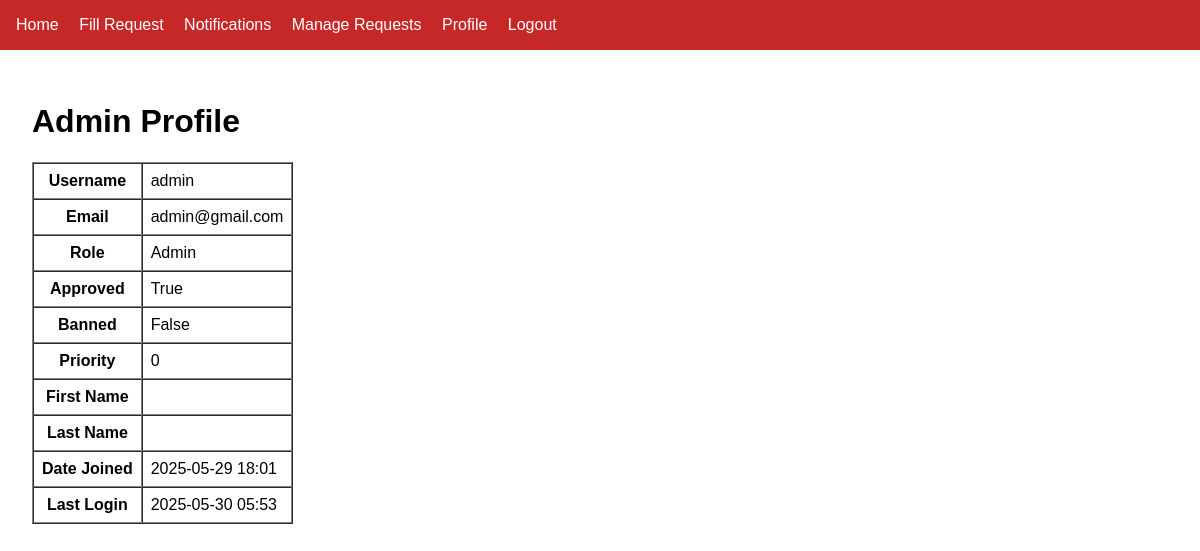
The app's page /administrator/profile/ (signed in) with its own data.
### myapp/models.py (models this page shows, shortened)
class User(AbstractUser):
    ROLE_CHOICES = (
        ('recipient', 'Donation Recipient'),
        ('donor', 'Donor'),
        ('admin', 'Admin'),
    )
    role = models.CharField(max_length=10, choices=ROLE_CHOICES)
    email = models.EmailField(unique=True)
    is_approved = models.BooleanField(default=False)   # Admin Status
    is_banned = models.BooleanField(default=False)     # Ban Status
    priority = models.PositiveIntegerField(default=0)  # Higher number = higher priority (only relevant for admins)
    @property
    def is_qualified_admin(self):
        return self.role == 'admin' and self.is_approved and not self.is_banned

### myapp/views.py (the view)
# urls.py: path('administrator/profile/', views.admin_profile_view, name='admin_profile'),
@user_passes_test(is_approved_admin)
def admin_profile_view(request):
    user = request.user
    return render(request, 'admin/admin_profile.html', {'user': user})

### myapp/context_processors.py (called while the page is built)
def notifications_processor(request):
    if request.user.is_authenticated:
        unread_notifications = request.user.recipient_notifications.filter(is_read=False)
        return {
            'notifications': request.user.recipient_notifications.order_by('-created_at')[:5],
            'unread_count': unread_notifications.count(),
        }
    return {}

### myapp/views.py (called while the page is built)
def is_approved_admin(user):
    return user.is_authenticated and user.is_qualified_admin

### myapp/templates/admin/admin_profile.html
{% extends "base.html" %}
{% block content %}
<h1>Admin Profile</h1>
<table border="1" cellpadding="8" cellspacing="0">
  <tr><th>Username</th><td>{{ user.username }}</td></tr>
  <tr><th>Email</th><td>{{ user.email }}</td></tr>
  <tr><th>Role</th><td>{{ user.get_role_display }}</td></tr>
  <tr><th>Approved</th><td>{{ user.is_approved }}</td></tr>
  <tr><th>Banned</th><td>{{ user.is_banned }}</td></tr>
  <tr><th>Priority</th><td>{{ user.priority }}</td></tr>
  <tr><th>First Name</th><td>{{ user.first_name }}</td></tr>
  <tr><th>Last Name</th><td>{{ user.last_name }}</td></tr>
  <tr><th>Date Joined</th><td>{{ user.date_joined|date:"Y-m-d H:i" }}</td></tr>
  <tr><th>Last Login</th><td>{{ user.last_login|date:"Y-m-d H:i" }}</td></tr>
</table>
{% endblock %}

### myapp/templates/base.html (style rules this page uses)
body { font-family: Arial, sans-serif; margin: 0; padding: 0; }

### records on screen
User: username "admin", email "admin@gmail.com", role "Admin", is_approved "True", is_banned "False", priority "0", date_joined "2025-05-29 18:01", last_login "2025-05-30 05:53"
